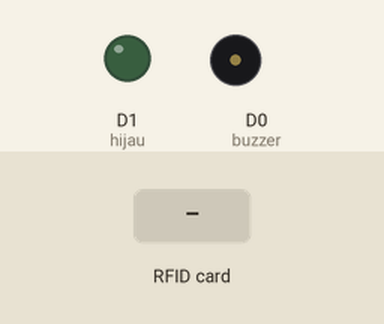
Simulated run of this sketch. Board: ESP8266 (NodeMCU). Parts: output pins drawn as LEDs (lit = HIGH), buzzer (waves = sounding, pin HIGH). Inputs (shaded band) come from the test bench. WiFi joins after 1.5 s; servers stay silent unless stated; uploads are accepted with an empty reply; what the sketch prints to the serial monitor is not drawn.

Above: at 0.1 s.
At 2.7 s:
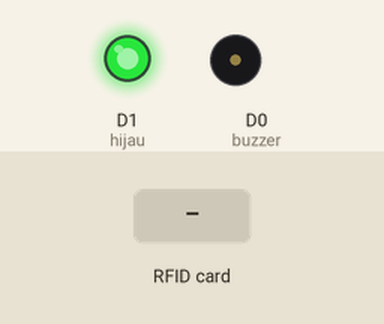
2.8 s: RFID card 5E 7A 19 C4 held to the reader
At 3.1 s:
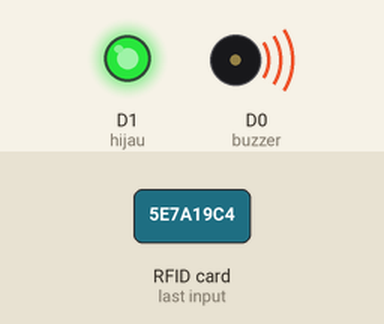
Timing chart, 0 to 7.0 s (numbered marks = the images above; inputs shaded):
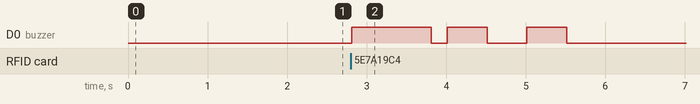

The sketch:

rfid_nodemcu.ino
```cpp
#ifdef ESP32
  #include <WiFi.h>
  #include <HTTPClient.h>
#else
  #include <ESP8266WiFi.h>
  #include <ESP8266HTTPClient.h>
  #include <WiFiClient.h>
#endif

#include <SPI.h>
#include <MFRC522.h>

#define SDA D4
#define RST D3

const int buzzer = D0;
const int hijau = D1;

MFRC522 mfrc522(SDA, RST);

// Replace with your network credentials
const char* ssid     = "xxx"; // ganti dengan ssid wifi mu
const char* password = "xxx"; // ganti dengan password wifi mu

// REPLACE with your Domain name and URL path or IP address with path
const char* serverName = "http://absen.xxx.xxx.com/xxx"; // ganti dengan url yang ingin di tuju

// Keep this API Key value to be compatible with the PHP code provided in the project page.
// If you change the apiKeyValue value, the PHP file /post-esp-data.php also needs to have the same key
String apiKeyValue = "xxxx"; // ganti api sesukamu


void setup() {
  Serial.begin(115200);

  WiFi.begin(ssid, password);
  SPI.begin();      // Initiate  SPI bus
  mfrc522.PCD_Init();   // Initiate MFRC522

  pinMode(buzzer, OUTPUT);
  pinMode(hijau, OUTPUT);

  Serial.println("Connecting");
  while(WiFi.status() != WL_CONNECTED) {
    delay(500);
    Serial.print(".");
  }

  digitalWrite(hijau, HIGH);

  Serial.println("");
  Serial.print("Connected to WiFi network with IP Address: ");
  Serial.println(WiFi.localIP());

  // (you can also pass in a Wire library object like &Wire2)
}

void loop() {
//  String data = "oke";
  // buka rfid
  if ( ! mfrc522.PICC_IsNewCardPresent())
  {
    return;
  }
  // Select one of the cards
  if ( ! mfrc522.PICC_ReadCardSerial())
  {
    return;
  }
  //Show UID on serial monitor

  Serial.print("UID tag :");
      String data= "";
      byte letter;
      for (byte i = 0; i < mfrc522.uid.size; i++)
      {
         data.concat(String(mfrc522.uid.uidByte[i] < 0x10 ? "0" : ""));
         data.concat(String(mfrc522.uid.uidByte[i], HEX));
      }
      data.toUpperCase();
      Serial.println(data);
      digitalWrite(buzzer, HIGH);
      delay(1000);
      digitalWrite(buzzer, LOW);

  // tutup rfid

  //Check WiFi connection status
  if(WiFi.status()== WL_CONNECTED){
    HTTPClient http;

    // Your Domain name with URL path or IP address with path
    http.begin(serverName);

    // Specify content-type header
    http.addHeader("Content-Type", "application/x-www-form-urlencoded");

    // Prepare your HTTP POST request data

    String httpRequestData = "api_key=" + apiKeyValue + "&data=" + data + "";
    Serial.print("httpRequestData: ");
    Serial.println(httpRequestData);

    int httpResponseCode = http.POST(httpRequestData);


    // You can comment the httpRequestData variable above
    // then, use the httpRequestData variable below (for testing purposes without the BME280 sensor)
    //String httpRequestData = "api_key=tPmAT5Ab3j7F9&sensor=BME280&location=Office&value1=24.75&value2=49.54&value3=1005.14";

    // Send HTTP POST request

    // If you need an HTTP request with a content type: text/plain
    //http.addHeader("Content-Type", "text/plain");
    //int httpResponseCode = http.POST("Hello, World!");

    // If you need an HTTP request with a content type: application/json, use the following:
    //http.addHeader("Content-Type", "application/json");
    //int httpResponseCode = http.POST("{\"value1\":\"19\",\"value2\":\"67\",\"value3\":\"78\"}");

    if (httpResponseCode>0) {
      Serial.print("HTTP Response code: ");
      Serial.println(httpResponseCode);

      digitalWrite(buzzer, HIGH);
      delay(500);
      digitalWrite(buzzer, LOW);
      delay(500);
      digitalWrite(buzzer, HIGH);
      delay(500);
      digitalWrite(buzzer, LOW);
      delay(500);

    }
    else {
      Serial.print("Error code: ");
      Serial.println(httpResponseCode);
      digitalWrite(hijau, HIGH);
      delay(100);
      digitalWrite(hijau, LOW);
      delay(100);
      digitalWrite(hijau, HIGH);
      delay(100);
      digitalWrite(hijau, LOW);
      delay(100);
    }
    // Free resources
    http.end();
  }
  else {
    Serial.println("WiFi Disconnected");
    digitalWrite(hijau, LOW);
  }
  //Send an HTTP POST request every 30 seconds
}
```

Measured:
- after the input at 2.8 s, D0 (buzzer): goes HIGH 1.0 s, LOW 0.20 s, HIGH 0.50 s, LOW 0.50 s, HIGH 0.50 s, then LOW, starting at once
